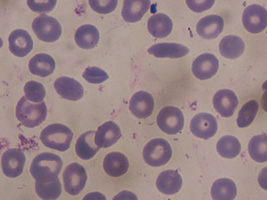
%> input picture db/HCSS01C3.jpg, 267 x 200 px
$ octave --eval "result = getspeed(imread('../../../db/HCSS01C3.jpg'));"   (GNU Octave 9; MATLAB toolbox functions it lacks are replaced by stand-ins)
%> lines starting %> are read from the running program, lines starting %| are printed output that depends on the picture
### contornos/Auxiliares/GradientImg/GSobel.m
%--------------------------------------------------------------------------
%FUNCI覰 DE FILTRADO A UNA IMG POR SOLBEL
%--------------------------------------------------------------------------
function [Gr,Ag] = GSobel(I)
%[GR,AG]=GSOBEL(I)
%	entrada:
%	I imagen que se va ha tratar
%   salida:
%   Gr gradiente de la imagen
%   Ag 醤gulo

    %construcci髇 de la m醩cara para el c醠culo del gradiente en Y
    mky = [-1 -2 -1;
            0  0  0;
            1  2  1];
    %construcci髇 de la m醩cara para el c醠culo del gradiente en X
    mkx = [-1  0  1;
           -2  0  2;
           -1  0  1];

%	c醠culo de GX mediante la convoluci髇 de la imagen con la m醩cara en x
	Gx= imfilter(double(I),mkx);
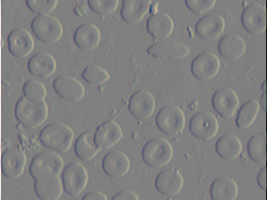
%> Gx: size 200x267x3 double; mean R, G, B -0.3, -0.3, -0.2; drawn with min black and max white
%	c醠culo de GY mediante la convoluci髇 de la imagen con la m醩cara en y
	Gy= imfilter(double(I),mky);
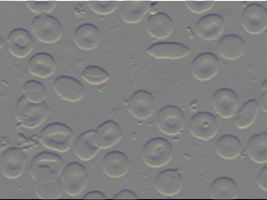
%> Gy: size 200x267x3 double; mean R, G, B -0.1, 0, -0.1; drawn with min black and max white

 	Gr      = sqrt(double(Gx.^2)+double(Gy.^2));
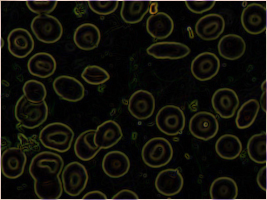
%> Gr: size 200x267x3 double; mean R, G, B 53.2, 50.6, 31.6; drawn with min black and max white
 	angulo  = atan2(double(Gy),double(Gx));
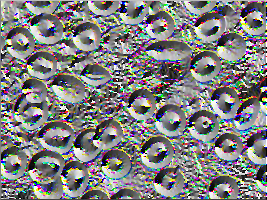
%> angulo: size 200x267x3 double; mean R, G, B 0.00964, 0.00745, 0.0093; drawn with min black and max white
%	convierte el 醤gulo a grados
 	Ag      = round(180*angulo/pi);


### contornos/Auxiliares/Velocidad/getspeed.m
%--------------------------------------------------------------------------
%FUNCI覰 PARA CALCULAR LA VELOCIDAD DEPENDIENTE DEL GRADIENTE DE LA IMAGEN
%--------------------------------------------------------------------------
function speed = getspeed(I,varargin)
% [5 lines of commented-out code are left out]

H = fspecial('gaussian');
G = imfilter(I,H,'replicate','conv');
[Gr,Ag] = GSobel(G);


if nargin < 2
speed = 1./(1+abs(Gr));
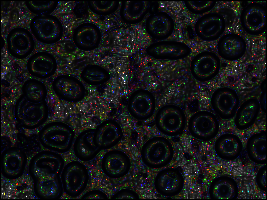
%> speed: size 200x267x3 double; mean R, G, B 0.0767, 0.0787, 0.081

else
alfa  = varargin{1};
speed = exp(-1*alfa*abs(Gr));
end

$ run again, on db/HCSS01C5.jpg
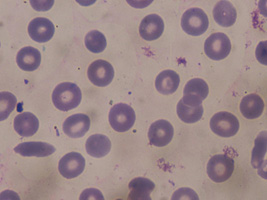
%> input picture db/HCSS01C5.jpg, 267 x 200 px
%> in GSobel, `angulo  = atan2(double(Gy),double(Gx));`:
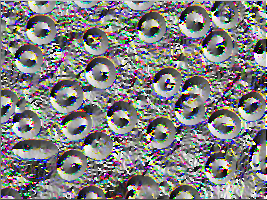
%> angulo: size 200x267x3 double; mean R, G, B 0.0187, 0.00817, 0.00704; drawn with min black and max white
%> in getspeed, `speed = 1./(1+abs(Gr));`:
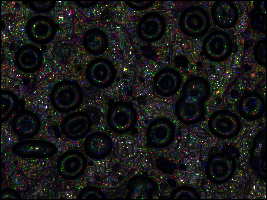
%> speed: size 200x267x3 double; mean R, G, B 0.0906, 0.0905, 0.0902

$ run again, on db/HCSS02C3.jpg
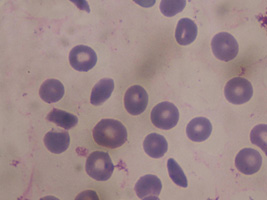
%> input picture db/HCSS02C3.jpg, 267 x 200 px
%> in GSobel, `angulo  = atan2(double(Gy),double(Gx));`:
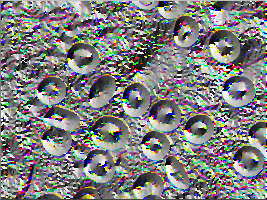
%> angulo: size 200x267x3 double; mean R, G, B -0.00469, -0.00927, -0.00961; drawn with min black and max white
%> in getspeed, `speed = 1./(1+abs(Gr));`:
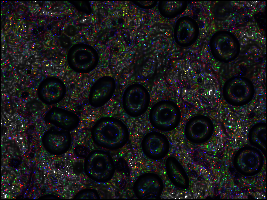
%> speed: size 200x267x3 double; mean R, G, B 0.104, 0.1, 0.104
